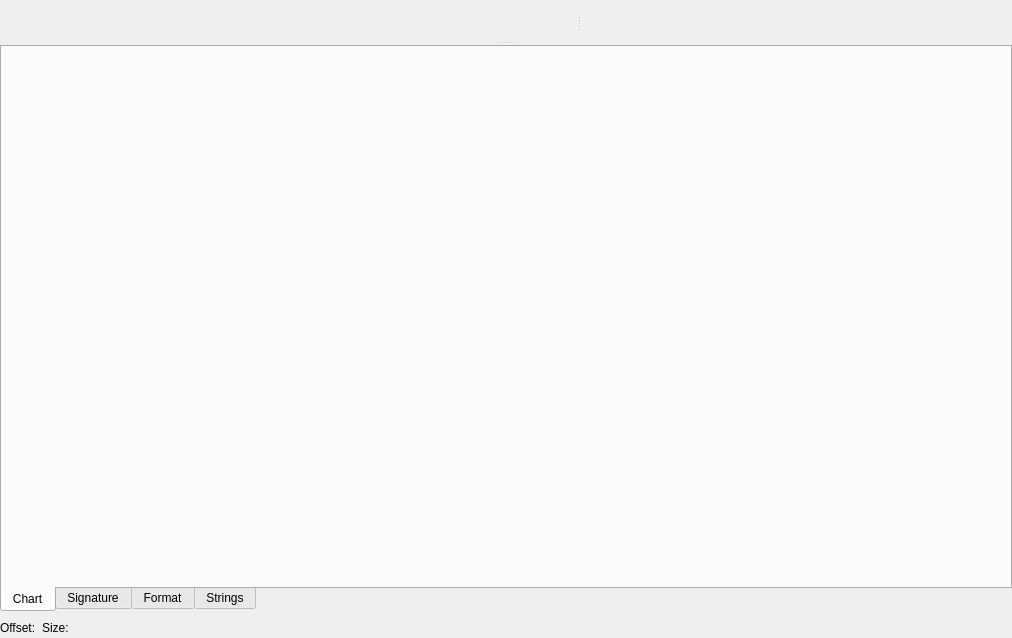
<?xml version="1.0" encoding="UTF-8"?>
<ui version="4.0">
 <class>FormatView</class>
 <widget class="QWidget" name="FormatView">
  <property name="geometry">
   <rect>
    <x>0</x>
    <y>0</y>
    <width>1012</width>
    <height>638</height>
   </rect>
  </property>
  <property name="windowTitle">
   <string>Form</string>
  </property>
  <layout class="QVBoxLayout" name="verticalLayout_5" stretch="1,0">
   <property name="margin">
    <number>0</number>
   </property>
   <item>
    <widget class="QSplitter" name="vSplitter">
     <property name="orientation">
      <enum>Qt::Vertical</enum>
     </property>
     <widget class="QWidget" name="layoutWidget_2">
      <layout class="QVBoxLayout" name="verticalLayout" stretch="0,1,0">
       <item>
        <widget class="QWidget" name="tbContainer" native="true"/>
       </item>
       <item>
        <widget class="QSplitter" name="hSplitter">
         <property name="orientation">
          <enum>Qt::Horizontal</enum>
         </property>
         <widget class="QWidget" name="layoutWidget_3">
          <layout class="QHBoxLayout" name="horizontalLayout_3" stretch="0,1">
           <item>
            <widget class="BinaryNavigator" name="binaryNavigator" native="true">
             <property name="minimumSize">
              <size>
               <width>128</width>
               <height>0</height>
              </size>
             </property>
             <property name="maximumSize">
              <size>
               <width>128</width>
               <height>16777215</height>
              </size>
             </property>
            </widget>
           </item>
           <item>
            <widget class="QHexEdit" name="hexEdit" native="true">
             <property name="contextMenuPolicy">
              <enum>Qt::CustomContextMenu</enum>
             </property>
            </widget>
           </item>
          </layout>
         </widget>
         <widget class="DataTypesView" name="dataView" native="true">
          <property name="minimumSize">
           <size>
            <width>0</width>
            <height>0</height>
           </size>
          </property>
          <property name="baseSize">
           <size>
            <width>0</width>
            <height>0</height>
           </size>
          </property>
         </widget>
        </widget>
       </item>
       <item>
        <widget class="ActionWidget" name="actionWidget" native="true"/>
       </item>
      </layout>
     </widget>
     <widget class="QTabWidget" name="tabWidget">
      <property name="tabPosition">
       <enum>QTabWidget::South</enum>
      </property>
      <property name="tabShape">
       <enum>QTabWidget::Rounded</enum>
      </property>
      <property name="currentIndex">
       <number>0</number>
      </property>
      <widget class="QWidget" name="tabChart">
       <attribute name="title">
        <string>Chart</string>
       </attribute>
       <layout class="QVBoxLayout" name="verticalLayout_4">
        <property name="margin">
         <number>0</number>
        </property>
        <item>
         <widget class="ChartWidget" name="chartWidget" native="true"/>
        </item>
       </layout>
      </widget>
      <widget class="QWidget" name="tabSignature">
       <attribute name="title">
        <string>Signature</string>
       </attribute>
       <layout class="QVBoxLayout" name="verticalLayout_3">
        <property name="margin">
         <number>0</number>
        </property>
        <item>
         <widget class="QWidget" name="signatureWidget" native="true"/>
        </item>
       </layout>
      </widget>
      <widget class="QWidget" name="tabFormat">
       <attribute name="title">
        <string>Format</string>
       </attribute>
       <layout class="QVBoxLayout" name="verticalLayout_2">
        <property name="margin">
         <number>0</number>
        </property>
        <item>
         <widget class="FormatTreeView" name="tvFormat">
          <property name="sizePolicy">
           <sizepolicy hsizetype="Preferred" vsizetype="Preferred">
            <horstretch>0</horstretch>
            <verstretch>0</verstretch>
           </sizepolicy>
          </property>
          <property name="minimumSize">
           <size>
            <width>0</width>
            <height>0</height>
           </size>
          </property>
          <property name="baseSize">
           <size>
            <width>0</width>
            <height>0</height>
           </size>
          </property>
          <property name="contextMenuPolicy">
           <enum>Qt::CustomContextMenu</enum>
          </property>
          <property name="editTriggers">
           <set>QAbstractItemView::DoubleClicked|QAbstractItemView::EditKeyPressed</set>
          </property>
          <property name="alternatingRowColors">
           <bool>true</bool>
          </property>
          <property name="selectionMode">
           <enum>QAbstractItemView::SingleSelection</enum>
          </property>
          <property name="selectionBehavior">
           <enum>QAbstractItemView::SelectRows</enum>
          </property>
          <property name="uniformRowHeights">
           <bool>true</bool>
          </property>
          <property name="allColumnsShowFocus">
           <bool>true</bool>
          </property>
         </widget>
        </item>
       </layout>
      </widget>
      <widget class="QWidget" name="tabStrings">
       <attribute name="title">
        <string>Strings</string>
       </attribute>
       <layout class="QVBoxLayout" name="verticalLayout_6">
        <property name="margin">
         <number>0</number>
        </property>
        <item>
         <widget class="QWidget" name="stringsWidget" native="true"/>
        </item>
       </layout>
      </widget>
     </widget>
    </widget>
   </item>
   <item>
    <layout class="QHBoxLayout" name="horizontalLayout_2">
     <item>
      <widget class="QLabel" name="lblOffset">
       <property name="text">
        <string>Offset:</string>
       </property>
      </widget>
     </item>
     <item>
      <widget class="QLabel" name="lblSize">
       <property name="text">
        <string>Size:</string>
       </property>
      </widget>
     </item>
     <item>
      <spacer name="horizontalSpacer_2">
       <property name="orientation">
        <enum>Qt::Horizontal</enum>
       </property>
       <property name="sizeHint" stdset="0">
        <size>
         <width>40</width>
         <height>20</height>
        </size>
       </property>
      </spacer>
     </item>
    </layout>
   </item>
  </layout>
 </widget>
 <customwidgets>
  <customwidget>
   <class>QHexEdit</class>
   <extends>QWidget</extends>
   <header>qhexedit/qhexedit.h</header>
   <container>1</container>
  </customwidget>
  <customwidget>
   <class>FormatTreeView</class>
   <extends>QTreeView</extends>
   <header>formattreeview/formattreeview.h</header>
  </customwidget>
  <customwidget>
   <class>DataTypesView</class>
   <extends>QWidget</extends>
   <header>datatypesview/datatypesview.h</header>
   <container>1</container>
  </customwidget>
  <customwidget>
   <class>BinaryNavigator</class>
   <extends>QWidget</extends>
   <header>views/formatview/binarynavigator/binarynavigator.h</header>
   <container>1</container>
  </customwidget>
  <customwidget>
   <class>ActionWidget</class>
   <extends>QWidget</extends>
   <header>actionwidget/actionwidget.h</header>
   <container>1</container>
  </customwidget>
  <customwidget>
   <class>ChartWidget</class>
   <extends>QWidget</extends>
   <header>views/formatview/chartwidget/chartwidget.h</header>
   <container>1</container>
  </customwidget>
 </customwidgets>
 <resources/>
 <connections/>
</ui>
